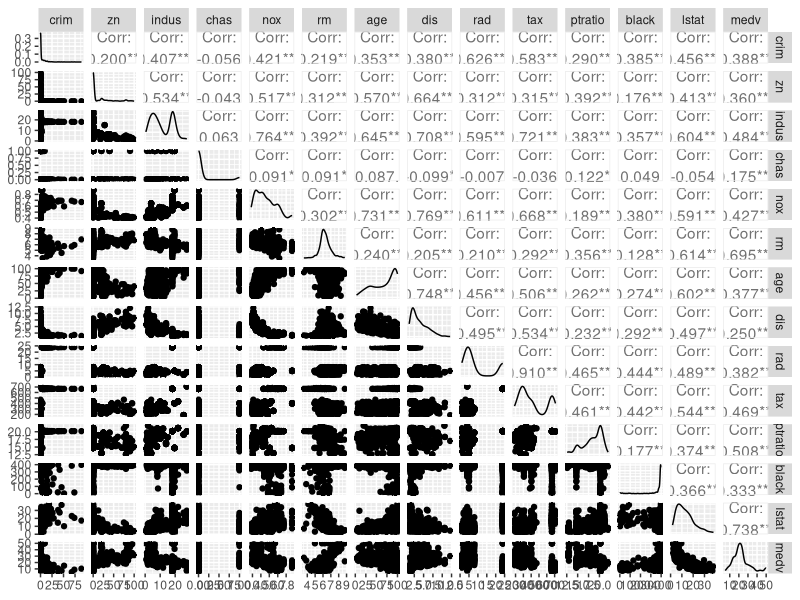
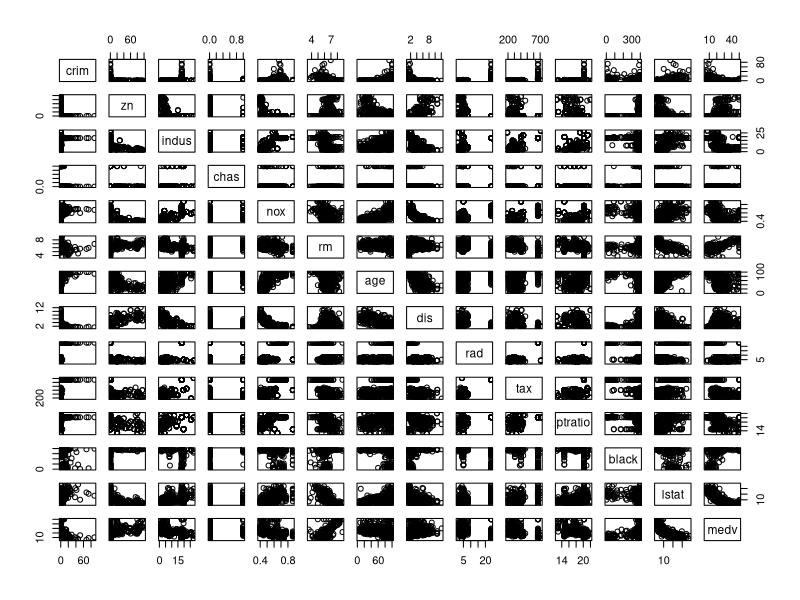

Write the R code that produced these figures, in order.
install.packages("ggplot2")
install.packages("GGally")
library(ggplot2)
library(GGally)

library(MASS)
Boston
?Boston

# 2 (b),(c)
ggpairs(Boston)
pairs(Boston)

mean_value <- mean(Boston$crim, na.rm = TRUE)
print(mean_value)

median_value <- median(Boston$crim, na.rm = TRUE)
print(median_value)

max(Boston$crim)

count_values <- sum(Boston$crim > 20, na.rm = TRUE)
print(count_values)

# 2(d)
high_crime_suburbs <- subset(Boston, crim > 10)
print(high_crime_suburbs)
high_crime_percentage <- (nrow(high_crime_suburbs) / nrow(Boston)) * 100
cat("Suburbs with high crime rates: ",high_crime_percentage, "%\n")
# Output: Suburbs with high crime rates:  10.67194 %

high_tax_suburbs <- subset(Boston, tax > 400)
high_tax_percentage <- (nrow(high_tax_suburbs) / nrow(Boston)) * 100
cat("Suburbs with high tax rates: ", high_tax_percentage, "%\n")
# Output: Suburbs with high tax rates:  39.52569 %

high_ptratio_suburbs <- subset(Boston, ptratio > 20)
high_ptratio_percentage <- (nrow(high_ptratio_suburbs) / nrow(Boston)) * 100
cat("Suburbs with high pupil-teacher ratio: ",high_ptratio_percentage, "%\n")
# Output: Suburbs with high pupil-teacher ratio:  39.72332 %

range_crim <- range(Boston$crim)
range_tax <- range(Boston$tax)
range_ptratio <- range(Boston$ptratio)

cat("Range of per capita crime rate (crim):", range_crim, "\n")
# Output: Range of per capita crime rate (crim): 0.00632 88.9762 

cat("Range of tax rate (tax):", range_tax, "\n")
# Output: Range of tax rate (tax): 187 711 

cat("Range of pupil-teacher ratio (ptratio):", range_ptratio, "\n")
#Output: Range of pupil-teacher ratio (ptratio): 12.6 22 


# 2 (e)
charles_river_bound_suburbs <- nrow(subset(Boston, chas ==1))
cat("Number of suburbs bound by the Charles river are", charles_river_bound_suburbs, "\n")
# Output: Number of suburbs bound by the Charles river are 35

# 2 (f)
median_ptratio <- median(Boston$ptratio)
cat("Median pupil-teacher ratio - ", median_ptratio, "\n")
# Output: Median pupil-teacher ratio -  19.05

# 2 (g)
lowest_medv_suburb <- Boston[order(Boston$medv),]
lowest_medv_suburb[1,]
# Output: 
#       crim zn indus chas   nox    rm age    dis rad tax ptratio black lstat medv
#399 38.3518  0  18.1    0 0.693 5.453 100 1.4896  24 666    20.2 396.9 30.59    5
summary(lowest_medv_suburb[1,])
#crim             zn        indus           chas        nox              rm       
#Min.   :38.35   Min.   :0   Min.   :18.1   Min.   :0   Min.   :0.693   Min.   :5.453  
#1st Qu.:38.35   1st Qu.:0   1st Qu.:18.1   1st Qu.:0   1st Qu.:0.693   1st Qu.:5.453  
#Median :38.35   Median :0   Median :18.1   Median :0   Median :0.693   Median :5.453  
#Mean   :38.35   Mean   :0   Mean   :18.1   Mean   :0   Mean   :0.693   Mean   :5.453  
#3rd Qu.:38.35   3rd Qu.:0   3rd Qu.:18.1   3rd Qu.:0   3rd Qu.:0.693   3rd Qu.:5.453  
#Max.   :38.35   Max.   :0   Max.   :18.1   Max.   :0   Max.   :0.693   Max.   :5.453  
#age           dis            rad          tax         ptratio         black      
#Min.   :100   Min.   :1.49   Min.   :24   Min.   :666   Min.   :20.2   Min.   :396.9  
#1st Qu.:100   1st Qu.:1.49   1st Qu.:24   1st Qu.:666   1st Qu.:20.2   1st Qu.:396.9  
#Median :100   Median :1.49   Median :24   Median :666   Median :20.2   Median :396.9  
#Mean   :100   Mean   :1.49   Mean   :24   Mean   :666   Mean   :20.2   Mean   :396.9  
#3rd Qu.:100   3rd Qu.:1.49   3rd Qu.:24   3rd Qu.:666   3rd Qu.:20.2   3rd Qu.:396.9  
#Max.   :100   Max.   :1.49   Max.   :24   Max.   :666   Max.   :20.2   Max.   :396.9  
#lstat            medv  
#Min.   :30.59   Min.   :5  
#1st Qu.:30.59   1st Qu.:5  
#Median :30.59   Median :5  
#Mean   :30.59   Mean   :5  
#3rd Qu.:30.59   3rd Qu.:5  
#Max.   :30.59   Max.   :5  

more_than_seven_rooms <- nrow(subset(Boston, rm>7))

more_than_eight_rooms <- nrow(subset(Boston, rm>8))

cat("Suburbs with more than seven rooms per dwelling:", more_than_seven_rooms, "\n")
# Output: Suburbs with more than seven rooms per dwelling: 64 

cat("Suburbs with more than eight rooms per dwelling:", more_than_eight_rooms, "\n")
# Output: Suburbs with more than eight rooms per dwelling: 13 

# 2 (h)
summary(subset(Boston, rm>8))

